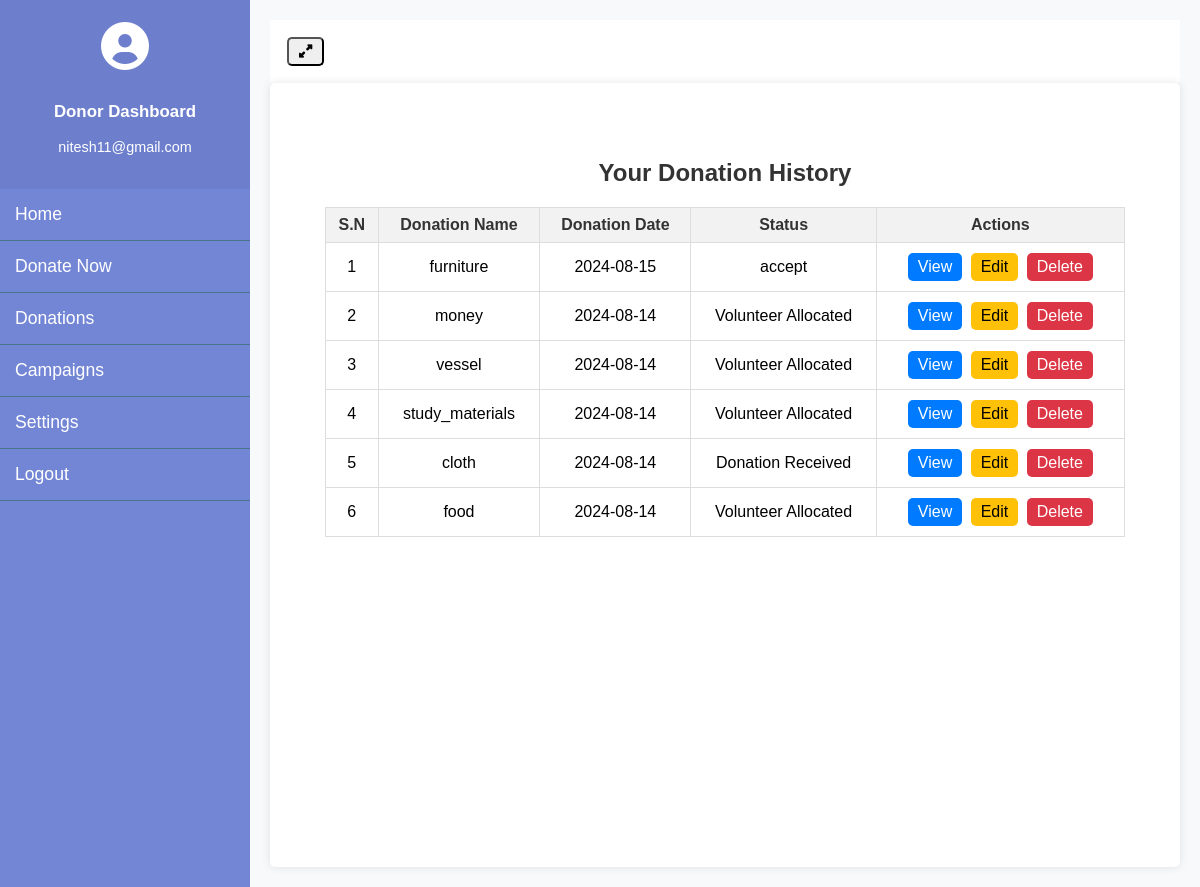
The app's page /donor/donation_history (signed in) with its own data.
### donor_management/models.py (models this page shows, shortened)
class Donation(models.Model):
    STATUS_CHOICES = [
        ('success', 'Success'),
        ('pending', 'Pending'),
        ('failed', 'Failed')
    ]
    donor = models.ForeignKey(Donor, on_delete=models.CASCADE)
    donation_name = models.CharField(max_length=300, null=True)
    donation_pic = models.FileField(null=True)
    collection_loc = models.CharField(max_length=300, null=True)
    description = models.CharField(max_length=500, null=True)
    status = models.CharField(max_length=20, choices=STATUS_CHOICES, default='pending')
    admin_remarks = models.CharField(max_length=500, null=True)
    volunteer = models.ForeignKey(Volunteer, on_delete=models.CASCADE, null=True)
    volunteer_remarks = models.CharField(max_length=500, null=True)
    donation_area = models.ForeignKey(DonationArea, on_delete=models.CASCADE, null=True)
    donation_date = models.DateTimeField(auto_now_add=True)
    created_at = models.DateTimeField(auto_now_add=True)
    updated_at = models.DateTimeField(auto_now=True)

### donor_management/views.py (the view)
# urls.py: path('donation_history', views.donation_history, name='donation_history'),
def donation_history(request):
    if not request.user.is_authenticated:
        return redirect('donor_login')
    user = request.user
    donor = Donor.objects.get(user=user)
    donations = Donation.objects.filter(donor=donor).order_by('-created_at')
    return render(request, 'donor_management/donation_history.html', {'donations': donations})

### donor_management/templates/donor_management/donation_history.html (shortened to what this page needs)
{% extends 'donor_management/donor_base.html' %}
{% block content %}
<div class="donation-history-container">
    <h1>Your Donation History</h1>
    <table class="donation-history-table" id="example">
        <thead>
            <tr>
                <th>S.N</th>
                <th>Donation Name</th>
                <th>Donation Date</th>
                <th>Status</th>
                <th>Actions</th>
            </tr>
        </thead>
        <tbody>
            {% for donation in donations %}
            <tr>
                <td>{{ forloop.counter }}</td>
                <td>{{ donation.donation_name }}</td>
                <td>{{ donation.created_at|date:"Y-m-d" }}</td>
                <td>{{ donation.status }}</td>
                <td>
                    <a href="" class="btn btn-primary">View</a>
                    <a href="" class="btn btn-warning">Edit</a>
                    <a href="" class="btn btn-danger" onclick="return confirm('Are you sure you want to delete this donation?');">Delete</a>
                </td>
            </tr>
            {% endfor %}
        </tbody>
    </table>
</div>
<link rel="stylesheet" href="https://cdn.datatables.net/2.1.3/css/dataTables.dataTables.css">
<link rel="stylesheet" href="https://cdn.datatables.net/buttons/3.1.1/css/buttons.dataTables.css">
{% endblock %}

### donor_management/templates/donor_management/donor_base.html (shortened to what this page needs)
<!DOCTYPE html>
<html lang="en">
<head>
    <link rel="stylesheet" href="https://cdnjs.cloudflare.com/ajax/libs/font-awesome/6.0.0-beta3/css/all.min.css">
</head>
<body>
    <div class="wrapper">
        <nav id="sidebar">
            <div class="sidebar-header">
                <div class="user-icon">
                    <i class="fas fa-user-circle"></i>
                </div>
                <div class="user-info">
                    <h3>Donor Dashboard</h3>
                    <p>{{ request.user.email }}</p>
                </div>
            </div>
            <ul class="list-unstyled components">
                <li><a href="">Home</a></li>
                <li><a href="{% url 'donate_now' %}">Donate Now</a></li>
                <li><a href="{% url 'initiate_payment' %}">Donations</a></li>
                <li><a href="">Campaigns</a></li>
                <li><a href="">Settings</a></li>
                <li><a href="{% url 'logout' %}">Logout</a></li>
            </ul>
        </nav>
        <div id="content">
            <nav class="navbar navbar-expand-lg navbar-light bg-light">
                <div class="container-fluid">
                    <button type="button" id="sidebarCollapse" class="btn btn-info" style="color: black;">
                        <i class="fa-solid fa-up-right-and-down-left-from-center"></i>
                    </button>
                </div>
            </nav>
            <main>
                {% block content %}{% endblock %}
            </main>
        </div>
    </div>
<link rel="stylesheet" href="https://cdn.datatables.net/2.1.3/css/dataTables.dataTables.css">
<link rel="stylesheet" href="https://cdn.datatables.net/buttons/3.1.1/css/buttons.dataTables.css">
</body>
</html>

### donor_management/templates/donor_management/donation_history.html (style rules this page uses)
.donation-history-container { background-color: transparent; padding: 20px; border-radius: 10px; max-width: 800px; width: 100%; text-align: center; margin: 20px auto; }
h1 { color: #333; margin-bottom: 20px; font-size: 24px; font-weight: 600; }
.donation-history-table { width: 100%; border-collapse: collapse; margin: 20px 0; }
.donation-history-table th, .donation-history-table td { border: 1px solid #ddd; padding: 8px; text-align: center; }
.donation-history-table th { background-color: #f2f2f2; color: #333; }
.btn { padding: 5px 10px; text-decoration: none; border-radius: 5px; margin: 2px; display: inline-block; }
.btn-primary { background-color: #007bff; color: white; }
.btn-warning { background-color: #ffc107; color: black; }
.btn-danger { background-color: #dc3545; color: white; }

### donor_management/templates/donor_management/donor_base.html (style rules this page uses)
body { font-family: 'Arial', sans-serif; background-color: #f8f9fa; margin: 0; padding: 0; overflow-x: hidden; }
.wrapper { display: flex; width: 100%; transition: margin-left 0.3s; }
#sidebar { min-width: 250px; max-width: 250px; background: #7386D5; color: #fff; transition: all 0.3s; position: fixed; height: 100%; overflow: auto; z-index: 1000; }
#sidebar .sidebar-header { padding: 20px; background: #6d7fcc; display: flex; align-items: center; justify-content: center; flex-direction: column; text-align: center; }
#sidebar .sidebar-header .user-icon { font-size: 3em; margin-bottom: 10px; }
#sidebar .sidebar-header .user-info { color: #fff; font-size: 0.9em; }
#sidebar ul.components { padding: 0; list-style: none; margin: 0; }
#sidebar ul li { border-bottom: 1px solid #47748b; }
#sidebar ul li a { padding: 15px; display: block; color: #fff; text-decoration: none; font-size: 1.1em; transition: background 0.3s; }
#content { width: 100%; padding: 20px; min-height: 100vh; margin-left: 250px; background-color: #f8f9fa; transition: margin-left 0.3s, width 0.3s; }
.navbar { padding: 15px; background: #ffffff; }
main { padding: 20px; background: #ffffff; border-radius: 5px; box-shadow: 0 0 10px rgba(0, 0, 0, 0.1); min-height: calc(100vh - 56px); }

### records on screen
Donation: donation_name "furniture", created_at "2024-08-15", status "accept"
Donation: donation_name "money", created_at "2024-08-14", status "Volunteer Allocated"
Donation: donation_name "vessel", created_at "2024-08-14", status "Volunteer Allocated"
Donation: donation_name "study_materials", created_at "2024-08-14", status "Volunteer Allocated"
Donation: donation_name "cloth", created_at "2024-08-14", status "Donation Received"
Donation: donation_name "food", created_at "2024-08-14", status "Volunteer Allocated"

### other values on screen
{{ request.user.email }} "nitesh11@gmail.com"
